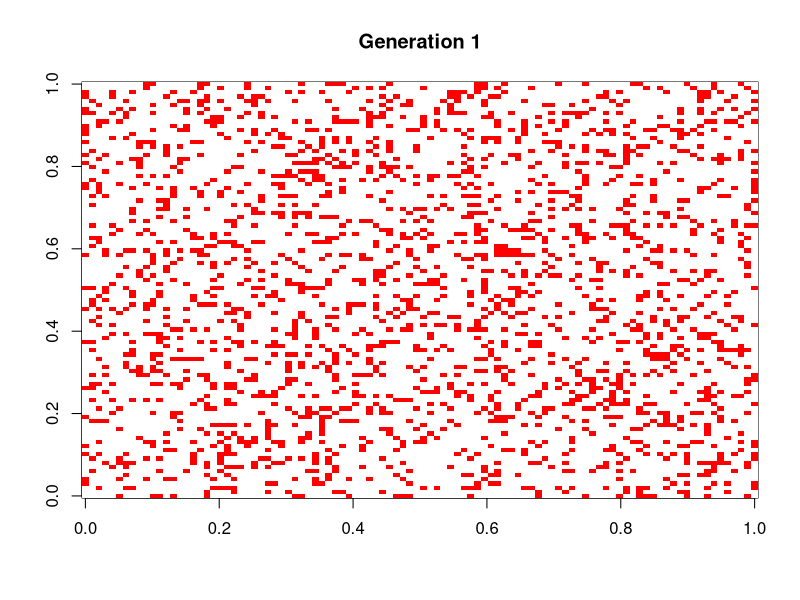
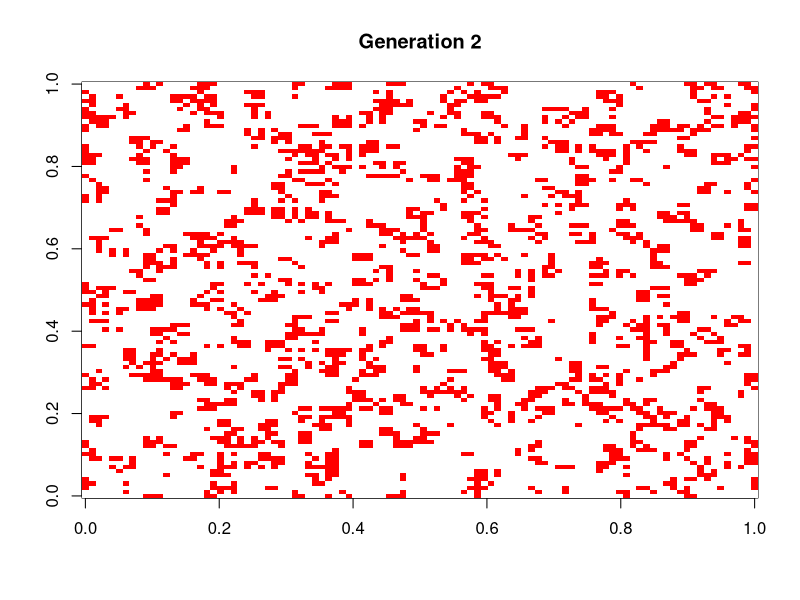
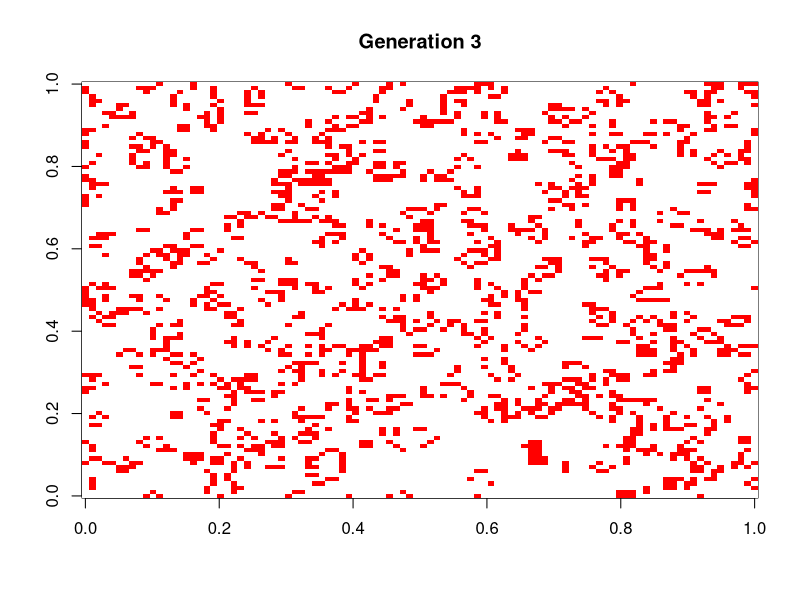
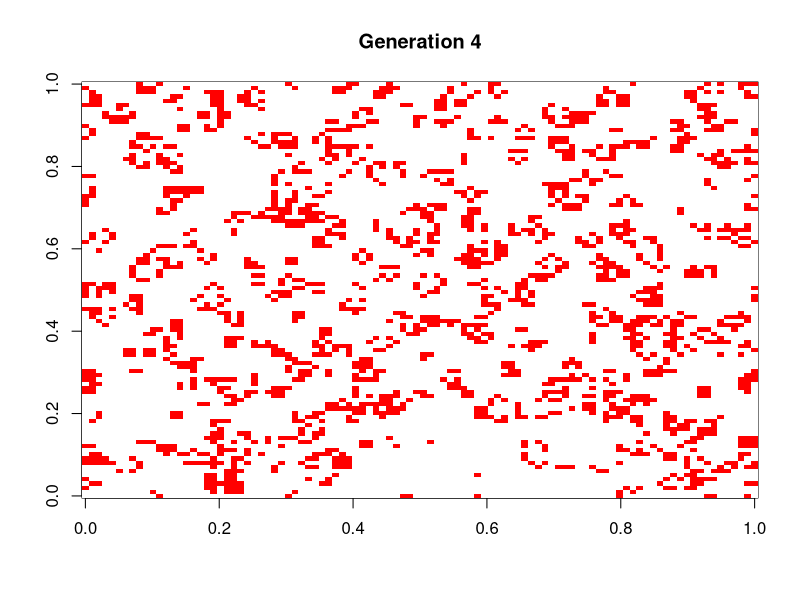
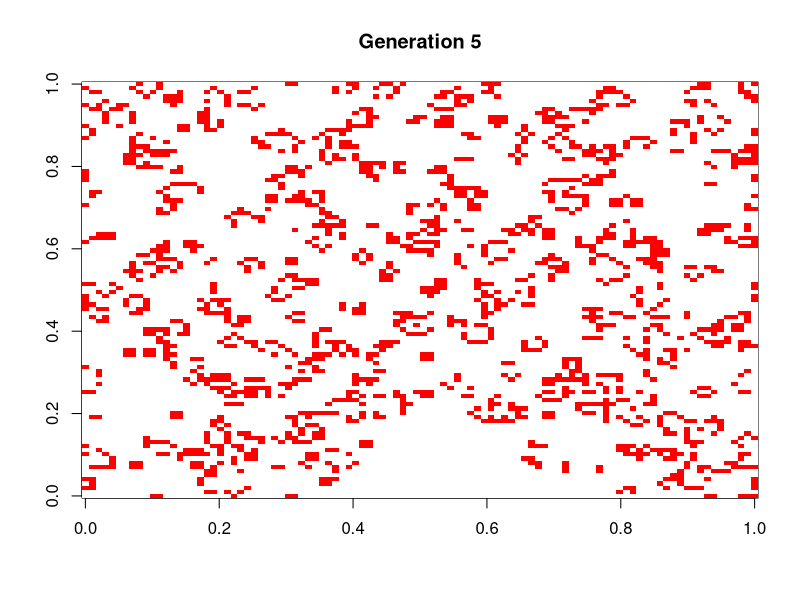
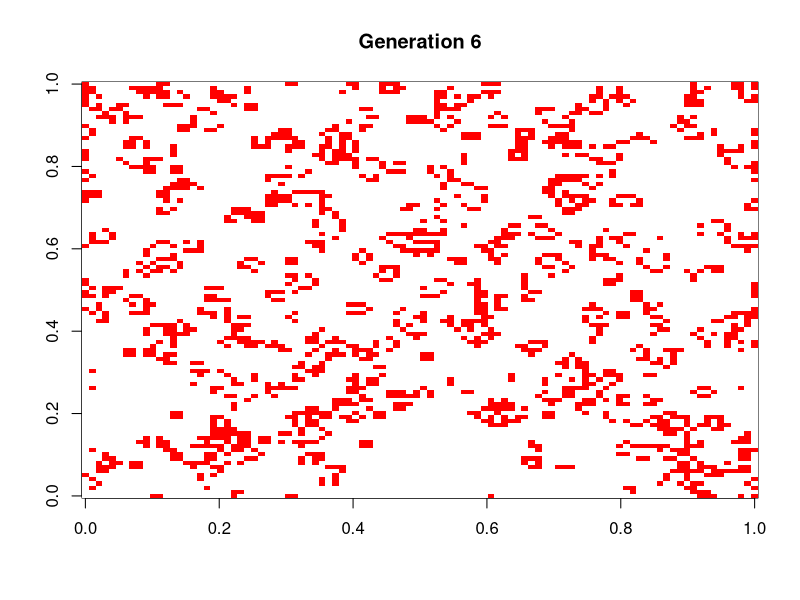
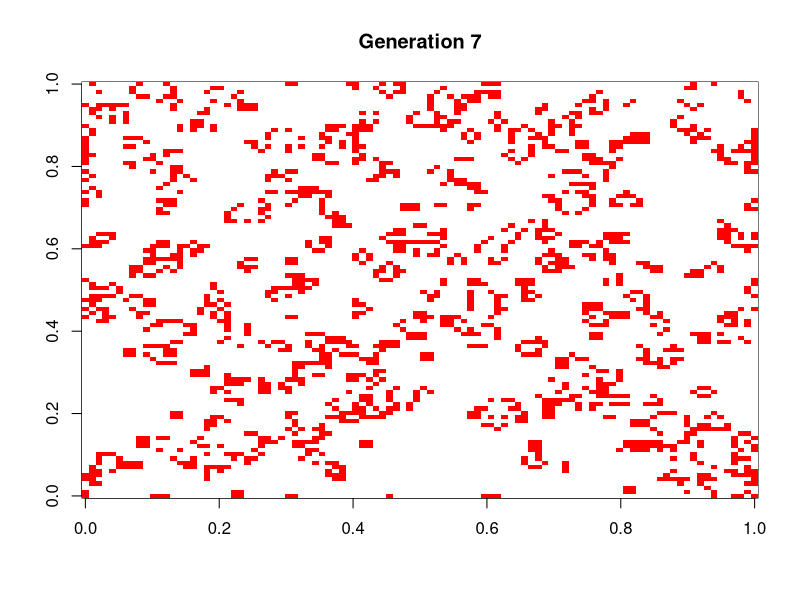
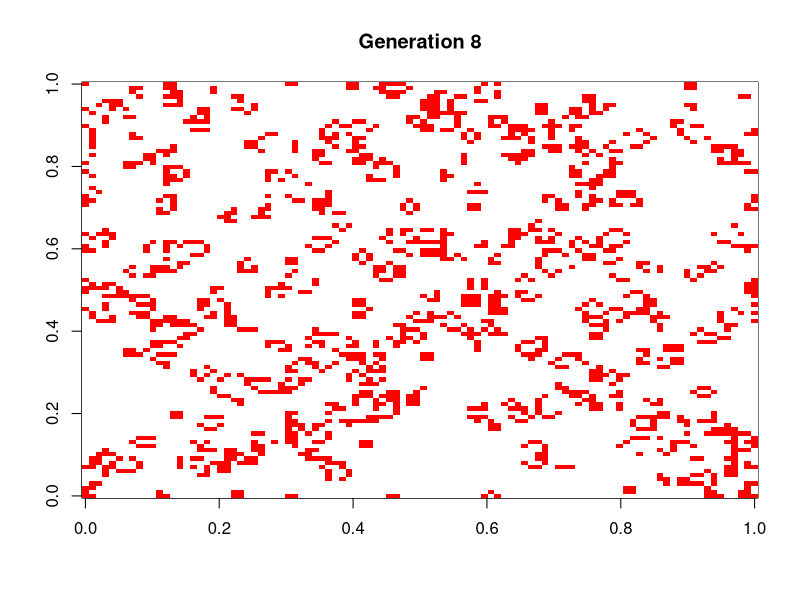

These charts were generated, in order, by the following R code: (Note: a time limit stopped this script after it produced the figures.)
init <- function(nrow = 100, ncol = 100, prob = .2) {
  m <- matrix(ifelse(runif(nrow * ncol) <= prob, 1L, 0L), nrow, ncol)
  attr(m, "generation") <- 1
  m
}

step <- function(m) {
  idx_prev_x <- c(ncol(m), 1:(ncol(m)-1))
  idx_this_x <- 1:ncol(m)
  idx_next_x <- c(2:ncol(m), 1)

  idx_prev_y <- c(nrow(m), 1:(nrow(m)-1))
  idx_this_y <- 1:nrow(m)
  idx_next_y <- c(2:nrow(m), 1)

  m2 <- m[idx_prev_y, idx_prev_x] +
    m[idx_prev_y, idx_this_x] +
    m[idx_prev_y, idx_next_x] +
    m[idx_this_y, idx_prev_x] +
    m[idx_this_y, idx_next_x] +
    m[idx_next_y, idx_prev_x] +
    m[idx_next_y, idx_this_x] +
    m[idx_next_y, idx_next_x]

  m2 <- ifelse(m2 == 3, 1, ifelse(m2 == 2, m, 0))
  attr(m2, "generation") <- attr(m, "generation") + 1
  m2
}

show <- function(m) {
  image(m, col = c("white", "red"), main = paste0("Generation ", attr(m, "generation")))
}

set.seed(12345)
m <- init(); repeat { show(m); Sys.sleep(.1); m <- step(m) }
